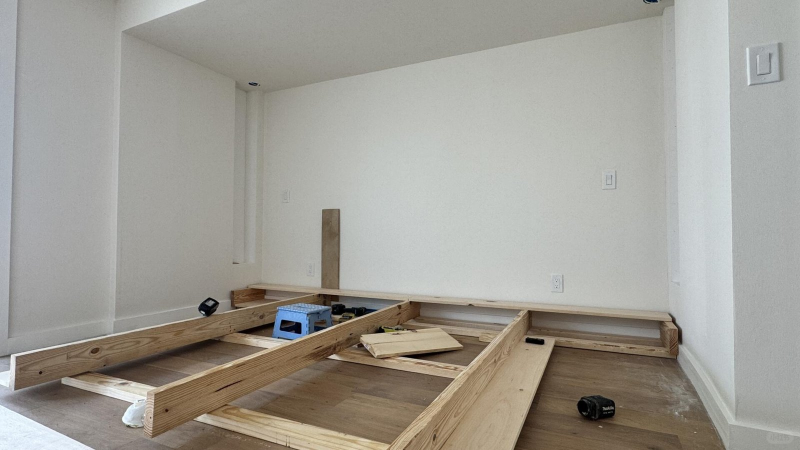
#> input picture refs/bedrooms/rednote_69d2af8a00_image_01.jpg, 1600 x 900 px, given in place of garden.png, which was not available (shown at 1/2 size)
$ python metrics.py ../../refs/bedrooms
#> lines starting #> are read from the running program, lines starting #| are printed output that depends on the picture; pictures that were not available may be replaced by others from this repository, and a replacement may not be noted
# Compare live renders with the Blender references: linear-luminance percentiles, per-region exposure difference in
# stops, and a side-by-side sheet (reference on top). usage: python3 metrics.py <ref dir> <ours dir> [<other ours dir>...]
import sys, os, numpy as np
from PIL import Image
lin = lambda a: np.where(a <= 0.04045, a / 12.92, ((a + 0.055) / 1.055) ** 2.4)
L = lambda p: lin(np.asarray(Image.open(p).convert('RGB'), float) / 255) @ np.array([0.2126, 0.7152, 0.0722])
Q = [1, 5, 25, 50, 75, 95, 99]
REGIONS = {'garden': {'wall': (260, 420, 300, 900), 'fg plants': (520, 720, 0, 640), 'patio': (560, 720, 700, 1280), 'windows': (180, 300, 280, 1000)},
           'living': {'left wall': (100, 400, 0, 300), 'island': (560, 720, 0, 650), 'dining': (250, 600, 700, 1280), 'ceiling': (0, 120, 0, 1280)}}
ref, runs = sys.argv[1], sys.argv[2:]
for v in ('garden', 'living'):
    b = L(os.path.join(ref, v + '.png')); rows = slice(300, None) if v == 'garden' else slice(None)
#> after `b = L(os.path.join(ref, v + '.png'))`:
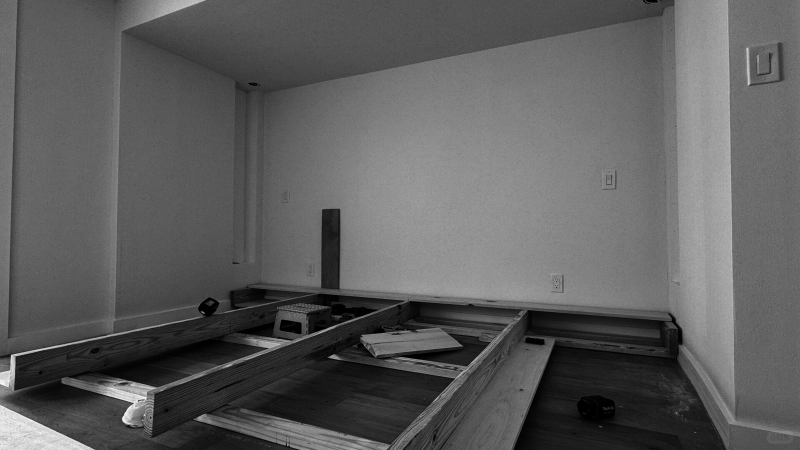
#> b: shape (900, 1600) float64 (shown at 1/2 size); min 0, max 0.999, mean 0.367
    print(f'{v}\n  {"blender":24s}', np.percentile(b[rows], Q).round(4))
#| garden
#|   blender                  [0.0143 0.0721 0.1839 0.3688 0.4864 0.6004 0.7977]
    sheet = [Image.open(os.path.join(ref, v + '.png')).convert('RGB').resize((640, 360))]
    for r in runs:
        p = os.path.join(r, v + '.png')
        if not os.path.exists(p): print('  missing', p); continue
        o = L(p); d = np.log2((o + 0.002) / (b + 0.002))
        print(f'  {os.path.basename(r.rstrip("/")):24s}', np.percentile(o[rows], Q).round(4), ' |dstops| median', round(float(np.median(np.abs(d[rows]))), 3))
        print('     ' + '  '.join(f'{k} {float(np.median(d[y0:y1, x0:x1])):+.2f}' for k, (y0, y1, x0, x1) in REGIONS[v].items()))
        sheet.append(Image.open(p).convert('RGB').resize((640, 360)))
    w = Image.new('RGB', (640, 360 * len(sheet)))
#> w: PIL image 640x360 RGB; every value is 0
    for i, s in enumerate(sheet): w.paste(s, (0, 360 * i))
#> this loop made 1 pass
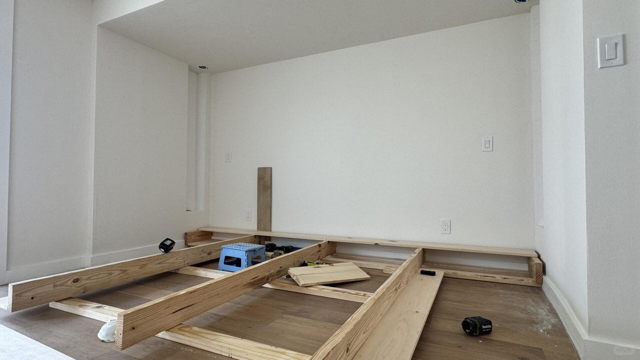
#> w: PIL image 640x360 RGB; mean R, G, B 160.3, 157.4, 149.9
#> (the run stopped early here; a loop or call above may not have finished)

$ run again, on refs/bedrooms/rednote_69d2af8a00_image_03.jpg
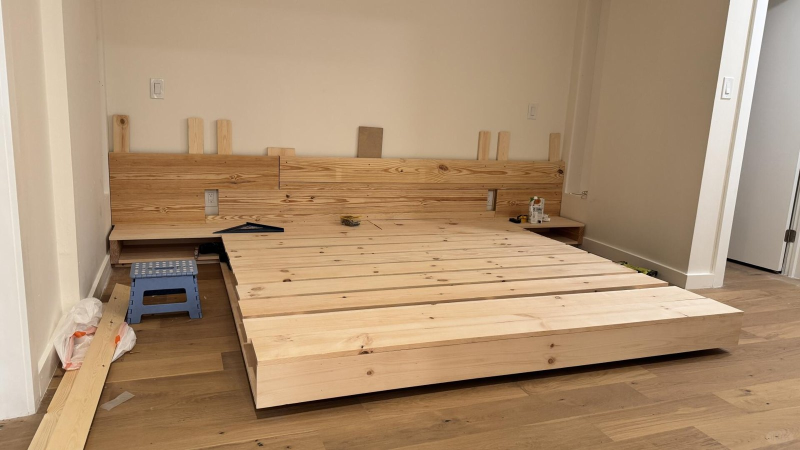
#> input picture refs/bedrooms/rednote_69d2af8a00_image_03.jpg, 1600 x 900 px, given in place of garden.png, which was not available (shown at 1/2 size)
#> `b = L(os.path.join(ref, v + '.png'))`:
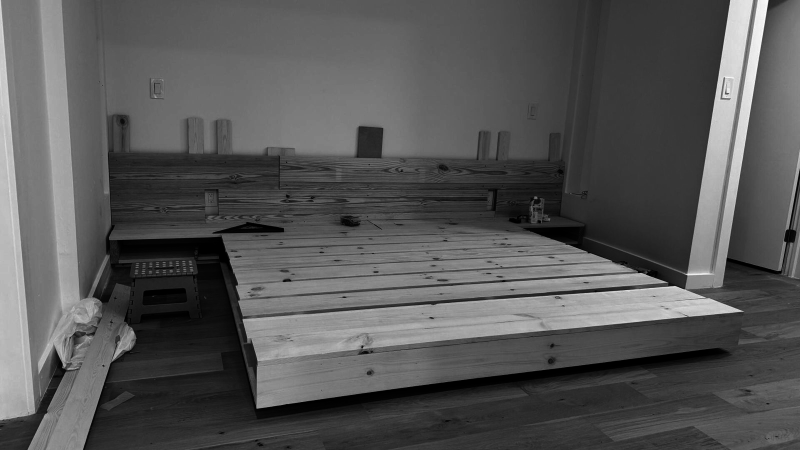
#> b: shape (900, 1600) float64 (shown at 1/2 size); min 0, max 1, mean 0.337
#| garden
#|   blender                  [0.0025 0.0517 0.1744 0.2616 0.4608 0.6793 0.7512]
#> the loop `for i, s in enumerate(sheet): w.paste(s, (0, 360 * i))` made 1 pass
#> after the loop `for i, s in enumerate(sheet): w.paste(s, (0, 360 * i))`:
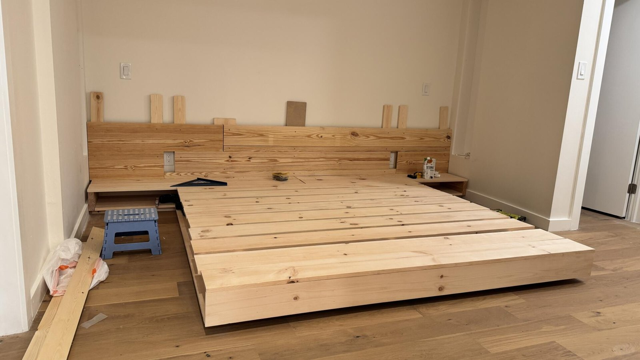
#> w: PIL image 640x360 RGB; mean R, G, B 172.7, 145, 115.4

$ run again, on refs/bedrooms/rednote_69d2af8a00_image_04.jpg
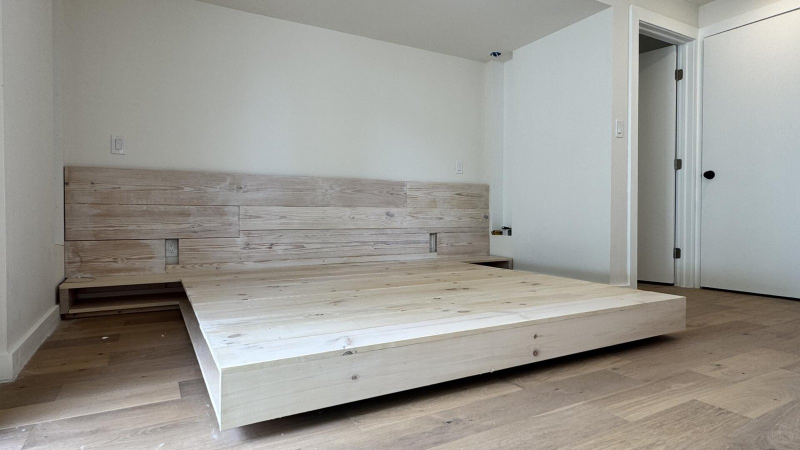
#> input picture refs/bedrooms/rednote_69d2af8a00_image_04.jpg, 1600 x 900 px, given in place of garden.png, which was not available (shown at 1/2 size)
#> `b = L(os.path.join(ref, v + '.png'))`:
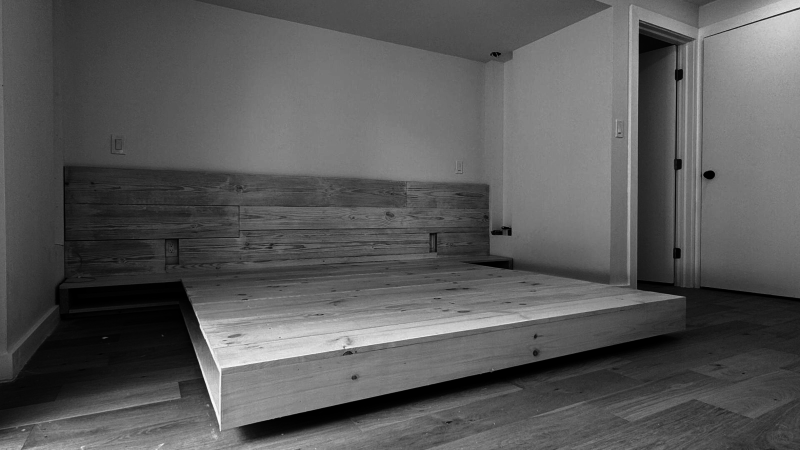
#> b: shape (900, 1600) float64 (shown at 1/2 size); min 0, max 0.999, mean 0.35
#| garden
#|   blender                  [0.0012 0.0321 0.1959 0.3202 0.4482 0.5916 0.8207]
#> the loop `for i, s in enumerate(sheet): w.paste(s, (0, 360 * i))` made 1 pass
#> after the loop `for i, s in enumerate(sheet): w.paste(s, (0, 360 * i))`:
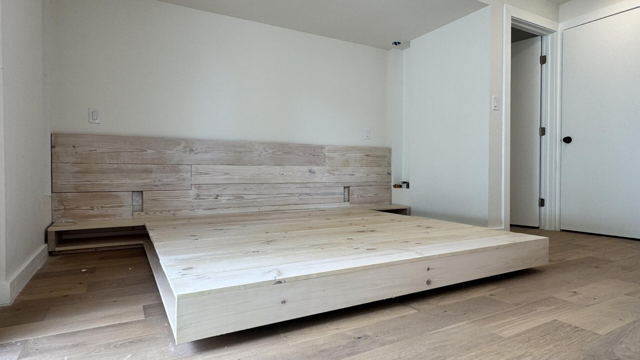
#> w: PIL image 640x360 RGB; mean R, G, B 154.6, 152.9, 147.2

$ run again, on refs/bedrooms/g26_606c0432.jpg
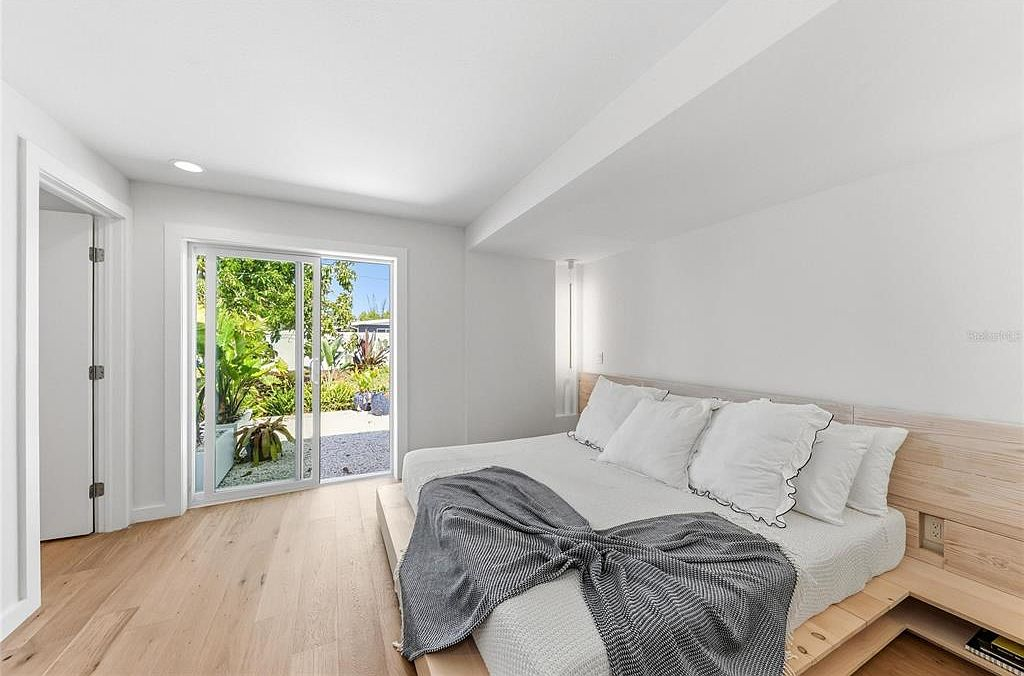
#> input picture refs/bedrooms/g26_606c0432.jpg, 1024 x 676 px, given in place of garden.png, which was not available
#> `b = L(os.path.join(ref, v + '.png'))`:
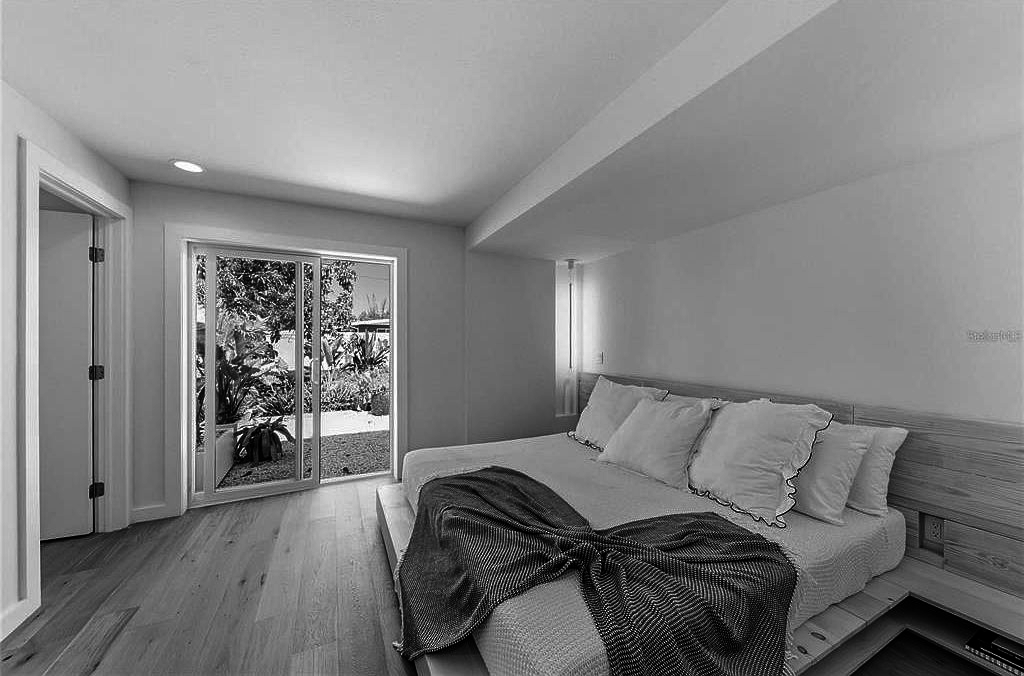
#> b: shape (676, 1024) float64; min 0, max 1, mean 0.5
#| garden
#|   blender                  [0.0065 0.0528 0.3075 0.4291 0.5337 0.7379 0.9089]
#> the loop `for i, s in enumerate(sheet): w.paste(s, (0, 360 * i))` made 1 pass
#> after the loop `for i, s in enumerate(sheet): w.paste(s, (0, 360 * i))`:
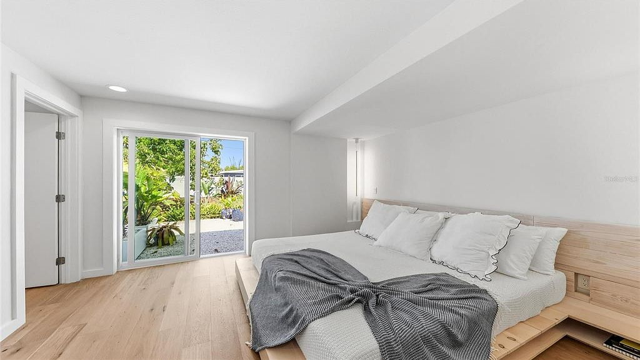
#> w: PIL image 640x360 RGB; mean R, G, B 185.3, 181.4, 174.7
